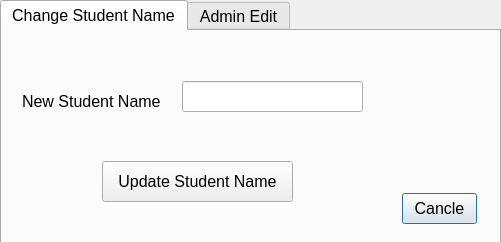
<?xml version="1.0" encoding="UTF-8"?>
<ui version="4.0">
 <class>AdminActivity</class>
 <widget class="QDialog" name="AdminActivity">
  <property name="geometry">
   <rect>
    <x>0</x>
    <y>0</y>
    <width>501</width>
    <height>242</height>
   </rect>
  </property>
  <property name="windowTitle">
   <string>Dialog</string>
  </property>
  <widget class="QTabWidget" name="tabWidget">
   <property name="geometry">
    <rect>
     <x>0</x>
     <y>0</y>
     <width>501</width>
     <height>251</height>
    </rect>
   </property>
   <property name="font">
    <font>
     <pointsize>12</pointsize>
    </font>
   </property>
   <property name="currentIndex">
    <number>0</number>
   </property>
   <widget class="QWidget" name="tab">
    <attribute name="title">
     <string>Change Student Name</string>
    </attribute>
    <widget class="QLabel" name="label">
     <property name="geometry">
      <rect>
       <x>20</x>
       <y>60</y>
       <width>141</width>
       <height>21</height>
      </rect>
     </property>
     <property name="text">
      <string>New Student Name</string>
     </property>
    </widget>
    <widget class="QLineEdit" name="lEStudentName">
     <property name="geometry">
      <rect>
       <x>180</x>
       <y>50</y>
       <width>181</width>
       <height>31</height>
      </rect>
     </property>
    </widget>
    <widget class="QPushButton" name="pushButton">
     <property name="geometry">
      <rect>
       <x>400</x>
       <y>162</y>
       <width>75</width>
       <height>31</height>
      </rect>
     </property>
     <property name="text">
      <string>Cancle</string>
     </property>
    </widget>
    <widget class="QPushButton" name="pBUpdateStudent">
     <property name="geometry">
      <rect>
       <x>100</x>
       <y>130</y>
       <width>191</width>
       <height>41</height>
      </rect>
     </property>
     <property name="text">
      <string>Update Student Name</string>
     </property>
    </widget>
   </widget>
   <widget class="QWidget" name="tab_2">
    <attribute name="title">
     <string>Admin Edit</string>
    </attribute>
    <widget class="QLabel" name="label_2">
     <property name="geometry">
      <rect>
       <x>40</x>
       <y>20</y>
       <width>141</width>
       <height>31</height>
      </rect>
     </property>
     <property name="text">
      <string>Admin UserName</string>
     </property>
    </widget>
    <widget class="QLabel" name="label_3">
     <property name="geometry">
      <rect>
       <x>40</x>
       <y>60</y>
       <width>121</width>
       <height>31</height>
      </rect>
     </property>
     <property name="text">
      <string>New Password</string>
     </property>
    </widget>
    <widget class="QLabel" name="label_4">
     <property name="geometry">
      <rect>
       <x>40</x>
       <y>100</y>
       <width>171</width>
       <height>31</height>
      </rect>
     </property>
     <property name="text">
      <string>Confirm New Password</string>
     </property>
    </widget>
    <widget class="QLineEdit" name="lEAdminUserName">
     <property name="geometry">
      <rect>
       <x>230</x>
       <y>20</y>
       <width>171</width>
       <height>31</height>
      </rect>
     </property>
    </widget>
    <widget class="QLineEdit" name="lEAdminNewPassword">
     <property name="geometry">
      <rect>
       <x>230</x>
       <y>60</y>
       <width>171</width>
       <height>31</height>
      </rect>
     </property>
     <property name="echoMode">
      <enum>QLineEdit::Password</enum>
     </property>
    </widget>
    <widget class="QLineEdit" name="lEAdminConPassword">
     <property name="geometry">
      <rect>
       <x>230</x>
       <y>100</y>
       <width>171</width>
       <height>31</height>
      </rect>
     </property>
     <property name="echoMode">
      <enum>QLineEdit::Password</enum>
     </property>
    </widget>
    <widget class="QPushButton" name="pBUpdateAdmin">
     <property name="geometry">
      <rect>
       <x>124</x>
       <y>162</y>
       <width>141</width>
       <height>31</height>
      </rect>
     </property>
     <property name="text">
      <string>Update Account</string>
     </property>
    </widget>
    <widget class="QPushButton" name="pushButton_4">
     <property name="geometry">
      <rect>
       <x>400</x>
       <y>170</y>
       <width>75</width>
       <height>31</height>
      </rect>
     </property>
     <property name="text">
      <string>Cancle</string>
     </property>
    </widget>
   </widget>
  </widget>
 </widget>
 <resources/>
 <connections>
  <connection>
   <sender>pushButton</sender>
   <signal>clicked()</signal>
   <receiver>AdminActivity</receiver>
   <slot>close()</slot>
   <hints>
    <hint type="sourcelabel">
     <x>428</x>
     <y>202</y>
    </hint>
    <hint type="destinationlabel">
     <x>771</x>
     <y>205</y>
    </hint>
   </hints>
  </connection>
  <connection>
   <sender>pushButton_4</sender>
   <signal>clicked()</signal>
   <receiver>AdminActivity</receiver>
   <slot>close()</slot>
   <hints>
    <hint type="sourcelabel">
     <x>434</x>
     <y>219</y>
    </hint>
    <hint type="destinationlabel">
     <x>696</x>
     <y>242</y>
    </hint>
   </hints>
  </connection>
 </connections>
</ui>
